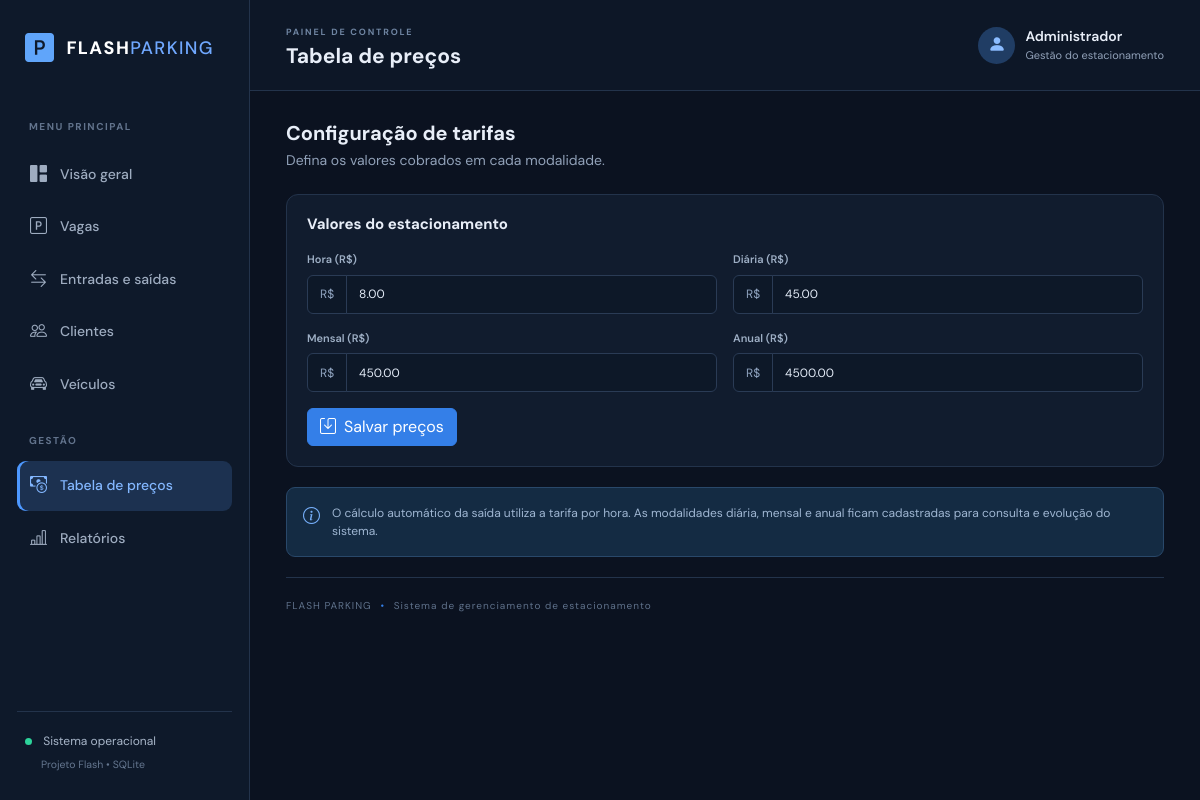
The page /precos on the database its author committed.
### tables this page shows
CREATE TABLE precos (
        id INTEGER PRIMARY KEY AUTOINCREMENT,
        modalidade TEXT NOT NULL UNIQUE,
        valor REAL NOT NULL
    );

### app.py (the view, shortened to what this page needs)
@app.route("/precos", methods=["GET", "POST"])
def precos():
    db = get_db()
    lista = db.execute("SELECT * FROM precos ORDER BY id").fetchall()
    db.close()
    return render_template("precos.html", precos=lista)

### database.py (called while the page is built)
def get_db():
    conn = sqlite3.connect(DB_PATH)
    conn.row_factory = sqlite3.Row
    conn.execute("PRAGMA foreign_keys = ON")
    return conn

### templates/precos.html
{% extends "base.html" %}{% block title %}Preços | Flash Parking{% endblock %}{% block heading %}Tabela de preços{% endblock %}
{% block content %}
<div class="page-intro"><div><h2>Configuração de tarifas</h2><p>Defina os valores cobrados em cada modalidade.</p></div></div>
<div class="panel form-panel"><h3>Valores do estacionamento</h3><form method="post" class="row g-3">{% for p in precos %}<div class="col-md-6"><label>{{ p.modalidade }} (R$)</label><div class="input-group"><span class="input-group-text">R$</span><input name="{{ p.modalidade }}" type="number" min="0" step="0.01" value="{{ '%.2f'|format(p.valor) }}" class="form-control" required></div></div>{% endfor %}<div class="col-12"><button class="btn btn-primary"><i class="bi bi-save me-2"></i>Salvar preços</button></div></form></div>
<div class="notice"><i class="bi bi-info-circle"></i><span>O cálculo automático da saída utiliza a tarifa por hora. As modalidades diária, mensal e anual ficam cadastradas para consulta e evolução do sistema.</span></div>
{% endblock %}

### static/css/style.css (style rules this page uses)
:root { --bg:#0b1220;--panel:#111c2e;--panel2:#152238;--line:#23334b;--text:#e8eef8;--muted:#91a1b8;--blue:#3b82f6;--green:#25c28a;--orange:#f5a742 }
* { box-sizing:border-box }
body { margin:0;background:var(--bg);color:var(--text);font-family:'DM Sans',sans-serif;font-size:14px }
.welcome-row,.page-intro { display:flex;justify-content:space-between;align-items:center;margin-bottom:23px }
.welcome-row h2,.page-intro h2 { font-size:20px;font-weight:700;margin:0 0 5px }
.welcome-row p,.page-intro p { color:var(--muted);margin:0 }
.btn-primary { background:#347fe8;border-color:#347fe8 }
.stat-card,.panel { background:var(--panel);border:1px solid var(--line);border-radius:12px }
.panel { padding:20px;margin-bottom:18px;min-width:0 }
.panel-heading h3,.panel h3 { font-size:15px;font-weight:700;margin:0 0 4px }
.form-panel { margin-bottom:20px }
.form-panel h3 { margin-bottom:18px }
.form-label,label { display:block;font-size:11px;color:#9eafc5;margin-bottom:7px;font-weight:600 }
.form-control,.form-select,.input-group-text { background:#0d1828;border-color:#2a3b55;color:#e4ecf8;font-size:12px;min-height:39px }
.form-control::placeholder { color:#63758e }
.input-group-text { color:#8fa3bf }
.notice { display:flex;gap:12px;background:#142b43;border:1px solid #29486a;padding:16px;border-radius:9px;color:#9fb6d2;font-size:12px }
.notice i { font-size:17px;color:#75adf7 }

### rows shown on the page
precos: modalidade "Hora", Hora "8.00"
precos: modalidade "Diária", Diária "45.00"
precos: modalidade "Mensal", Mensal "450.00"
precos: modalidade "Anual", Anual "4500.00"
